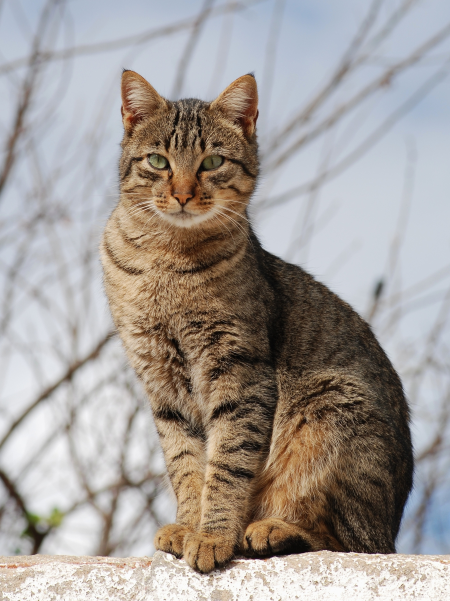
#> input picture opencv-experiment/cat.jpg, 900 x 1202 px (shown at 1/2 size)
$ jupyter execute hello.ipynb   (shell and % lines are left out)
#> lines starting #> are read from the running program, lines starting #| are printed output that depends on the picture
[cell 1]
import cv2
import matplotlib.pyplot as plt

image = cv2.imread('cat.jpg')
#> image is the input picture: shape (1202, 900, 3); mean B, G, R 150.7, 155.4, 162.3
(height, width, depth) = image.shape
#> height = 1202; width = 900; depth = 3
print(f'{width}x{height}x{depth}')
#| 900x1202x3

[cell 2]
import numpy as np

experiments = {
    'original': image,
    'crop': image[100:500, 200:600],
    'resize': cv2.resize(image, (64, 48)),
    'gaussian blur': cv2.GaussianBlur(image, (41, 41), 0),
    'median blur': cv2.medianBlur(image, 41),
    'bilateral filter': cv2.bilateralFilter(image[100:500, 200:600], 9, 75, 75),
    'erode': cv2.erode(image, np.ones((5, 5), np.uint8), iterations=3),
    'dilate': cv2.dilate(image, np.ones((5, 5), np.uint8), iterations=1),
    'morphological gradient': cv2.morphologyEx(
        image[100:500, 200:600], cv2.MORPH_GRADIENT, np.ones((5, 5), np.uint8)),
    'edges': cv2.Canny(cv2.cvtColor(image[100:500, 200:600], cv2.COLOR_BGR2GRAY), 100, 255)
}

plt.figure(figsize=(12, 16))

for i, (title, im) in enumerate(experiments.items()):
    plt.subplot(4, 3, i + 1)
    plt.title(title)
    plt.xticks([])
    plt.yticks([])
    plt.imshow(cv2.cvtColor(im, cv2.COLOR_BGR2RGB))
#> this loop made 10 passes
#> title on passes 1 to 10: 'original', 'crop', 'resize', 'gaussian blur', 'median blur', 'bilateral filter', 'erode', 'dilate', 'morphological gradient', 'edges'
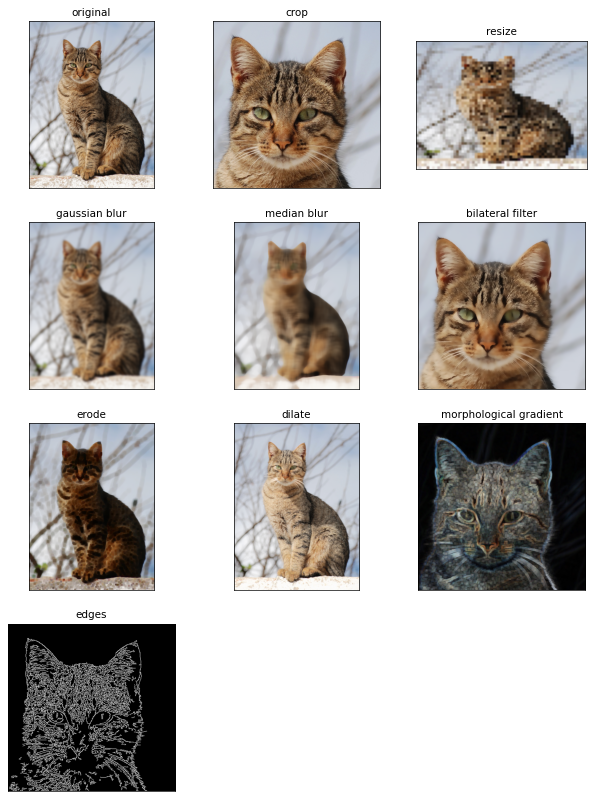
#> figure drawn by matplotlib, 10 panels
